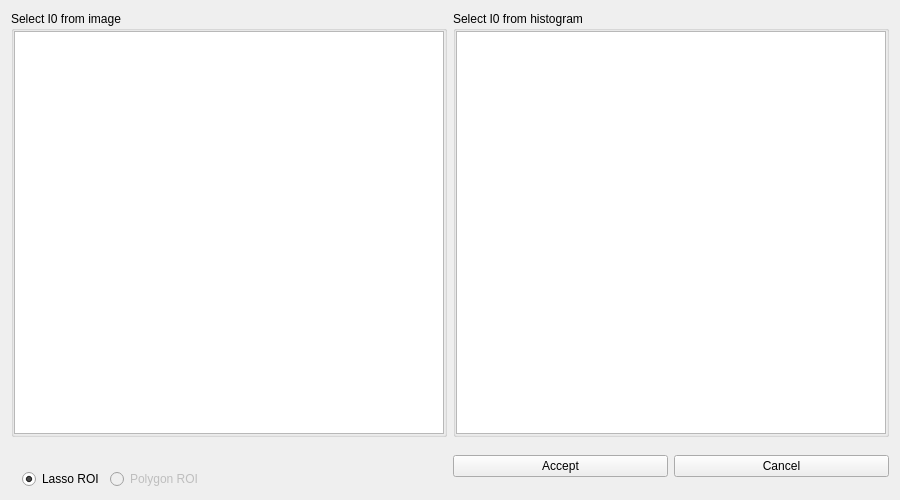
<?xml version="1.0" encoding="UTF-8"?>
<ui version="4.0">
 <class>Histogram</class>
 <widget class="QWidget" name="Histogram">
  <property name="geometry">
   <rect>
    <x>0</x>
    <y>0</y>
    <width>900</width>
    <height>500</height>
   </rect>
  </property>
  <property name="windowTitle">
   <string>Form</string>
  </property>
  <layout class="QVBoxLayout" name="verticalLayout">
   <item>
    <layout class="QGridLayout" name="gridLayout">
     <item row="0" column="1">
      <widget class="QGroupBox" name="groupBox_2">
       <property name="sizePolicy">
        <sizepolicy hsizetype="MinimumExpanding" vsizetype="MinimumExpanding">
         <horstretch>0</horstretch>
         <verstretch>0</verstretch>
        </sizepolicy>
       </property>
       <property name="title">
        <string>Select I0 from histogram</string>
       </property>
       <layout class="QHBoxLayout" name="horizontalLayout_3">
        <property name="spacing">
         <number>0</number>
        </property>
        <property name="leftMargin">
         <number>0</number>
        </property>
        <property name="topMargin">
         <number>0</number>
        </property>
        <property name="rightMargin">
         <number>0</number>
        </property>
        <property name="bottomMargin">
         <number>0</number>
        </property>
        <item>
         <widget class="PlotWidget" name="HistoWidget"/>
        </item>
       </layout>
      </widget>
     </item>
     <item row="1" column="1">
      <layout class="QHBoxLayout" name="horizontalLayout_2">
       <item>
        <widget class="QPushButton" name="button_ok">
         <property name="text">
          <string>Accept</string>
         </property>
        </widget>
       </item>
       <item>
        <widget class="QPushButton" name="button_cancel">
         <property name="text">
          <string>Cancel</string>
         </property>
        </widget>
       </item>
      </layout>
     </item>
     <item row="0" column="0">
      <widget class="QGroupBox" name="groupBox">
       <property name="sizePolicy">
        <sizepolicy hsizetype="MinimumExpanding" vsizetype="MinimumExpanding">
         <horstretch>0</horstretch>
         <verstretch>0</verstretch>
        </sizepolicy>
       </property>
       <property name="minimumSize">
        <size>
         <width>100</width>
         <height>100</height>
        </size>
       </property>
       <property name="title">
        <string>Select I0 from image</string>
       </property>
       <layout class="QHBoxLayout" name="horizontalLayout_4">
        <property name="spacing">
         <number>0</number>
        </property>
        <property name="leftMargin">
         <number>0</number>
        </property>
        <property name="topMargin">
         <number>0</number>
        </property>
        <property name="rightMargin">
         <number>0</number>
        </property>
        <property name="bottomMargin">
         <number>0</number>
        </property>
        <item>
         <widget class="GraphicsLayoutWidget" name="I0Widget"/>
        </item>
       </layout>
      </widget>
     </item>
     <item row="1" column="0">
      <layout class="QGridLayout" name="gridLayout_2">
       <item row="0" column="0" colspan="4">
        <widget class="QLabel" name="I0instructions">
         <property name="minimumSize">
          <size>
           <width>0</width>
           <height>20</height>
          </size>
         </property>
         <property name="maximumSize">
          <size>
           <width>425</width>
           <height>20</height>
          </size>
         </property>
         <property name="frameShadow">
          <enum>QFrame::Sunken</enum>
         </property>
         <property name="lineWidth">
          <number>5</number>
         </property>
         <property name="text">
          <string/>
         </property>
         <property name="margin">
          <number>0</number>
         </property>
         <property name="indent">
          <number>12</number>
         </property>
        </widget>
       </item>
       <item row="1" column="1">
        <widget class="QRadioButton" name="radioLassoROI">
         <property name="text">
          <string>Lasso ROI</string>
         </property>
         <property name="checked">
          <bool>true</bool>
         </property>
         <property name="autoExclusive">
          <bool>true</bool>
         </property>
        </widget>
       </item>
       <item row="1" column="3">
        <spacer name="horizontalSpacer">
         <property name="orientation">
          <enum>Qt::Horizontal</enum>
         </property>
         <property name="sizeHint" stdset="0">
          <size>
           <width>40</width>
           <height>20</height>
          </size>
         </property>
        </spacer>
       </item>
       <item row="1" column="2">
        <widget class="QRadioButton" name="radioPolyROI">
         <property name="enabled">
          <bool>false</bool>
         </property>
         <property name="text">
          <string>Polygon ROI</string>
         </property>
         <property name="checked">
          <bool>false</bool>
         </property>
        </widget>
       </item>
       <item row="1" column="0">
        <spacer name="horizontalSpacer_2">
         <property name="orientation">
          <enum>Qt::Horizontal</enum>
         </property>
         <property name="sizeType">
          <enum>QSizePolicy::Fixed</enum>
         </property>
         <property name="sizeHint" stdset="0">
          <size>
           <width>5</width>
           <height>20</height>
          </size>
         </property>
        </spacer>
       </item>
      </layout>
     </item>
    </layout>
   </item>
  </layout>
 </widget>
 <customwidgets>
  <customwidget>
   <class>GraphicsLayoutWidget</class>
   <extends>QGraphicsView</extends>
   <header location="global">pyqtgraph</header>
  </customwidget>
  <customwidget>
   <class>PlotWidget</class>
   <extends>QGraphicsView</extends>
   <header location="global">pyqtgraph</header>
  </customwidget>
 </customwidgets>
 <resources/>
 <connections/>
</ui>
